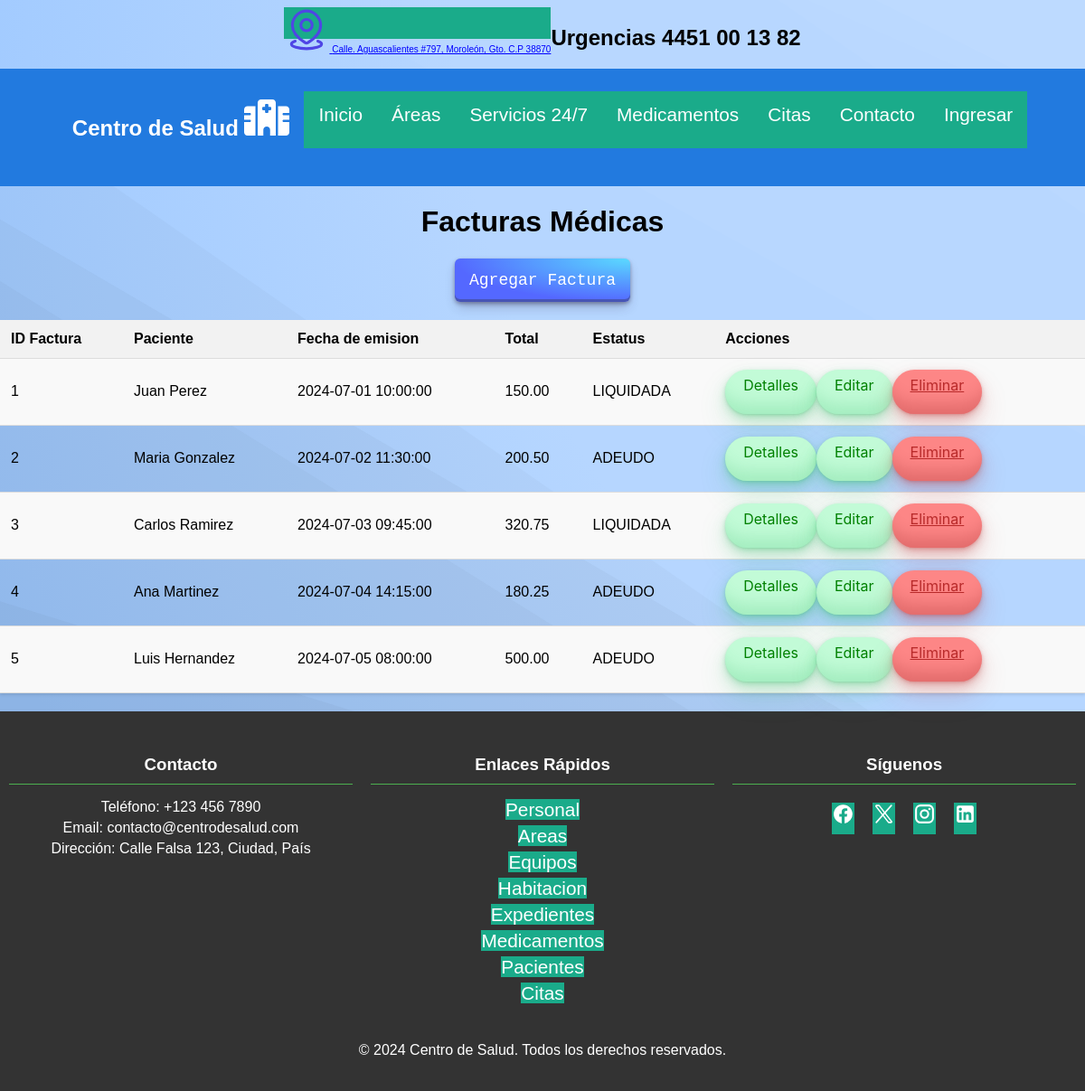
Screenshot of /facturas.php with the database file from the repository.
### tables this page shows
CREATE TABLE Facturas (
    id_factura INT AUTO_INCREMENT PRIMARY KEY,
    id_paciente INT,
    fecha_emision DATETIME,
    total DECIMAL(10, 2) DEFAULT 0.00,
    pagada BOOLEAN DEFAULT FALSE,
    FOREIGN KEY (id_paciente) REFERENCES Pacientes(id_paciente)
);

### facturas.php (the view, shortened to what this page needs)
<!DOCTYPE html>
<html lang="es">
<head>
    <link rel="stylesheet" href="css/style.css">
</head>
<body>
<?php include 'assets/header.php'; ?>
    <h1>Facturas Médicas</h1>
    <a href="agregar_factura.php" class="button-29">Agregar Factura</a>
    <?php
    include 'includes/conexion.php';
    $sql = "SELECT
                f.id_factura,
                CONCAT(p.nombre, ' ', p.apellido) AS nombre_paciente,
                f.fecha_emision,
                f.total,
                CASE
                    WHEN f.pagada = 1 THEN 'LIQUIDADA'
                    WHEN f.pagada = 0 THEN 'ADEUDO'
                    ELSE 'DESCONOCIDO'  -- Opcional: para manejar otros posibles valores
                END AS Estatus
            FROM
                facturas f
            JOIN
                pacientes p ON f.id_paciente = p.id_paciente";
    $resultado = $conn->query($sql);
    if ($resultado->num_rows > 0) {
        echo "<table>";
        echo "<tr><th>ID Factura</th><th>Paciente</th><th>Fecha de emision</th><th>Total</th><th>Estatus</th><th>Acciones</th></tr>";
        while($fila = $resultado->fetch_assoc()) {
            echo "<tr>";
            echo "<td>" . $fila["id_factura"] .  "</td>";
            echo "<td>" . $fila["nombre_paciente"] . "</td>";
            echo "<td>" . $fila["fecha_emision"] . "</td>";
            echo "<td>" . $fila["total"] . "</td>";
            echo "<td>" . $fila["Estatus"] . "</td>";
            echo "<td>";
            echo "<a class='button-33' href='detalle_factura.php?id=" . $fila["id_factura"] . "'>Detalles</a>";
            echo "<a class='button-33' href='editar_factura.php?id=" . $fila["id_factura"] . "'>Editar</a>";
            echo "<a class='button-34' href='eliminar_factura.php?id=" . $fila["id_factura"] . "' onclick='return confirm(\"¿Estás seguro de que deseas eliminar este registro?\")'>Eliminar</a>";
            echo "</td>";
            echo "</tr>";
        }
        echo "</table>";
    } else {
        echo "No se encontraron facturas.";
    }
    ?>
</body>
</html>

### css/style.css (style rules this page uses)
body { display: flex; flex-direction: column; min-height: 100vh; justify-content: center; align-items: center; font-family: Arial, sans-serif; margin: 0; }
a { background:#1AAB8A; color:#fff; border:none; position:relative; height:35px; font-size:1.3em; padding:0 0em; cursor:pointer; transition:800ms ease all; outline:none; }
a:before,a:after { content:''; position:absolute; top:0; right:0; height:2px; width:0; background: #1AAB8A; transition:400ms ease all; }
a:after { right:inherit; top:inherit; left:0; bottom:0; }
footer { width: 100%; background-color: #333; color: white; padding: 20px 0; text-align: center; }
footer .container { display: flex; flex-wrap: wrap; justify-content: space-around; max-width: 1366px; margin: 0 auto; }
footer .column { flex: 1; margin: 10px; min-width: 200px; }
footer h3 { border-bottom: 1px solid #4CAF50; padding-bottom: 10px; margin-bottom: 10px; }
footer ul { list-style-type: none; padding: 0; }
footer ul li { margin: 5px 0; }
footer ul li a { color: white; text-decoration: none; }
footer .social-icons { display: flex; justify-content: center; margin: 20px 0; }
footer .social-icons a { color: white; text-decoration: none; margin: 0 10px; font-size: 24px; }
.button-29 { align-items: center; appearance: none; background-image: radial-gradient(100% 100% at 100% 0, #5adaff 0, #5468ff 100%); border: 0; border-radius: 6px; box-shadow: rgba(45, 35, 66, .4) 0 2px 4px, rgba(45, 35, 66, .3) 0 7px 13px -3px, rgba(58, 65, 111, .5) 0 -3px 0 inset; box-sizing: border-box; color: #fff; cursor: pointer; display: inline-flex; font-family: "JetBrains Mono", monospace; height: 48px; justify-content: center; line-height: 1; list-style: none; overflow: hidden; padding-left: 16px; padding-right: 16px; position: relative; text-align: left; text-decoration: none; transition: box-shadow .15s, transform .15s; user-select: none; -webkit-user-select: none; touch-action: manipulation; white-space: nowrap; will-change: box-shadow, transform; font-size: 18px; }
.button-33 { background-color: #c2fbd7; border-radius: 100px; box-shadow: rgba(44, 187, 99, .2) 0 -25px 18px -14px inset, rgba(44, 187, 99, .15) 0 1px 2px, rgba(44, 187, 99, .15) 0 2px 4px, rgba(44, 187, 99, .15) 0 4px 8px, rgba(44, 187, 99, .15) 0 8px 16px, rgba(44, 187, 99, .15) 0 16px 32px; color: green; cursor: pointer; display: inline-block; font-family: CerebriSans-Regular, -apple-system, system-ui, Roboto, sans-serif; padding: 7px 20px; text-align: center; text-decoration: none; transition: all 250ms; font-size: 16px; }
.button-34 { background-color: #fd8686; border-radius: 100px; box-shadow: rgba(121, 0, 0, 0.2) 0 -25px 18px -14px inset, rgba(187, 44, 44, 0.15) 0 1px 2px, rgba(187, 44, 44, 0.15) 0 2px 4px, rgba(187, 44, 44, 0.15) 0 4px 8px, rgba(187, 44, 44, 0.15) 0 8px 16px, rgba(187, 44, 44, 0.15) 0 16px 32px; color: rgb(184, 42, 42); cursor: pointer; display: inline-block; font-family: CerebriSans-Regular, -apple-system, system-ui, Roboto, sans-serif; padding: 7px 20px; text-align: center; transition: all 250ms; border: 0; font-size: 16px; }
table { width: 100%; border-collapse: collapse; margin: 20px 0; box-shadow: 0 2px 3px rgba(0, 0, 0, 0.1); }
table th, table td { padding: 12px; text-align: left; border-bottom: 1px solid #ddd; }
table th { background-color: #f2f2f2; }
table tr:nth-child(even) { background-color: #f9f9f9; }

### rows the page displays
facturas: id_factura "1", nombre_paciente "Juan Perez", fecha_emision "2024-07-01 10:00:00", total "150.00", Estatus "LIQUIDADA"
facturas: id_factura "2", nombre_paciente "Maria Gonzalez", fecha_emision "2024-07-02 11:30:00", total "200.50", Estatus "ADEUDO"
facturas: id_factura "3", nombre_paciente "Carlos Ramirez", fecha_emision "2024-07-03 09:45:00", total "320.75", Estatus "LIQUIDADA"
facturas: id_factura "4", nombre_paciente "Ana Martinez", fecha_emision "2024-07-04 14:15:00", total "180.25", Estatus "ADEUDO"
facturas: id_factura "5", nombre_paciente "Luis Hernandez", fecha_emision "2024-07-05 08:00:00", total "500.00", Estatus "ADEUDO"
